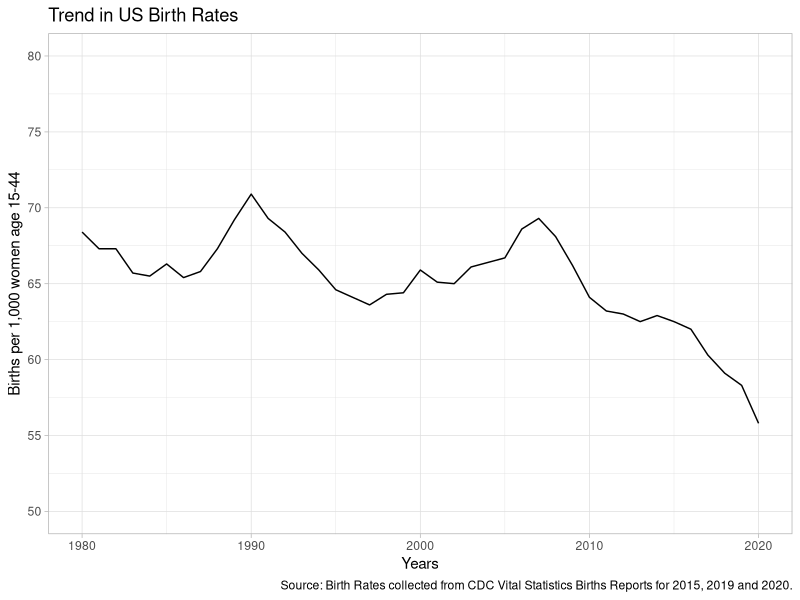
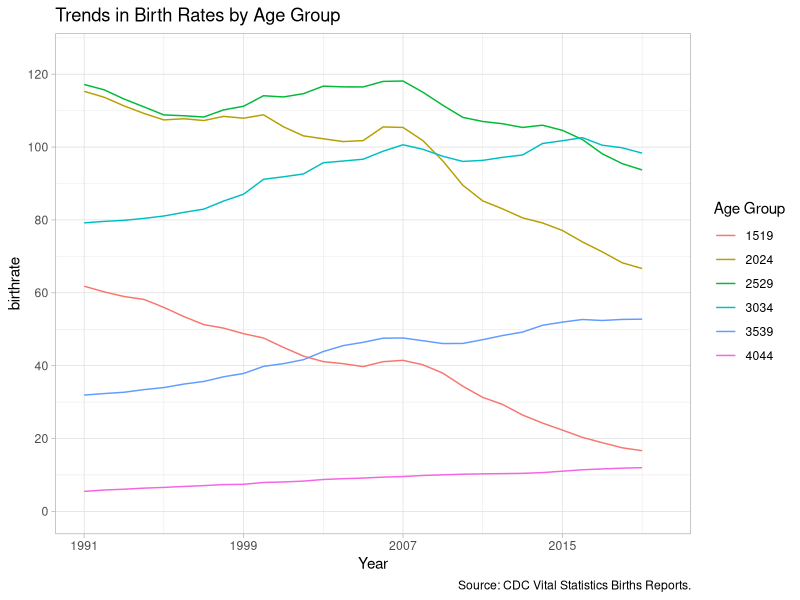
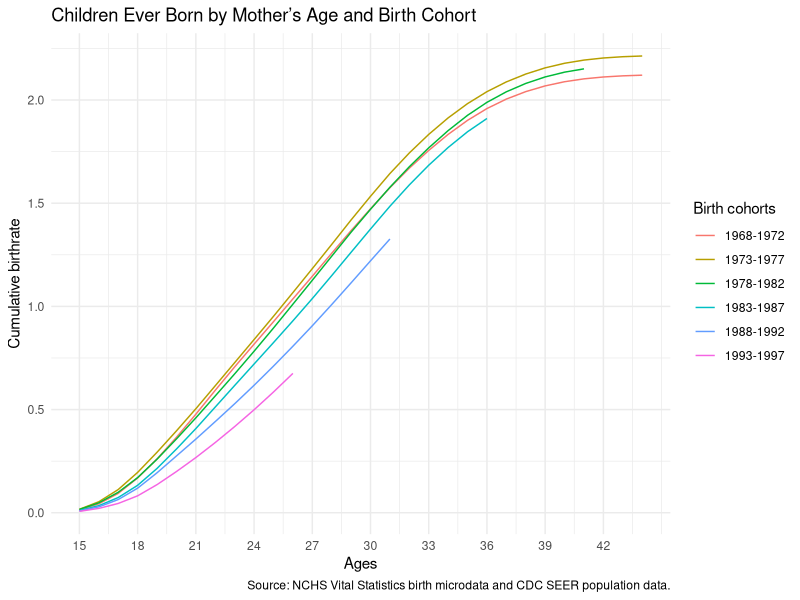

Recreate these plots in R, in order.
## ---- chunk 1
#Load libraries
library(tidyverse)
library(palmerpenguins)
library(knitr)
library(ggplot2)
library(haven)
library(dplyr)
options(dplyr.summarise.inform = FALSE)
## ---- chunk 2
#| echo: false
#| warning: false
#| message: false
#| label: fig-1
#| fig-cap: Trends in U.S. Birth rates of 1000 women between age 15 to 44 from 1980 to 2020

fig1_data <- read.csv(here::here("inputs/data/fig_1.csv"))
fig1_data %>%
  ggplot(aes(x = year,
             y = brate_all)) +
  geom_line() +
  scale_y_continuous(limits = c(50, 80), breaks = seq(50, 80, by = 5)) +
  labs(
    title = "Trend in US Birth Rates",
    x = "Years",
    y = "Births per 1,000 women age 15-44",
    caption = "Source: Birth Rates collected from CDC Vital Statistics Births Reports for 2015, 2019 and 2020."
  )  +
  theme_light()
## ---- chunk 3
#| echo: false
#| warning: false
#| message: false
#| label: fig-2
#| fig-cap: Race and Ethnicity (ages 15-19 from 2000 to 2020)



## ---- chunk 4
#| echo: false
#| warning: false
#| message: false
#| label: fig-3
#| figh-cap: Race and Ethnicity (ages 20-24 from 2000 to 2020)





## ---- chunk 5
#| echo: false
#| warning: false
#| message: false
#| label: fig-5
#| fig-cap: Relationship between Changes in Birth Rates 2004-2008 to 2014-2019

# Reading in the data.
birth = read_csv(here::here("inputs/data/fig_1.csv"))

birth1 = read_dta(here::here("inputs/data/nchs/nchs_births_pop_1990_2019.dta"))



birth1 <- birth1 %>%
  group_by(year) %>%
  select(-c(stname)) %>% 
  summarise(across(everything(),sum))

birth1 <- birth1 %>% 
  mutate(birthrate1519 = numbirth1519/pop1519*1000) %>% 
  mutate(birthrate2024 = numbirth2024/pop2024*1000) %>% 
  mutate(birthrate2529 = numbirth2529/(pop25+pop26+pop27+pop28+pop29)*1000) %>% 
  mutate(birthrate3034 = numbirth3034/(pop30+pop31+pop32+pop33+pop34)*1000) %>% 
  mutate(birthrate3539 = numbirth3539/(pop35+pop36+pop37+pop38+pop39)*1000) %>% 
  mutate(birthrate4044 = numbirth4044/(pop40+pop41+pop42+pop43+pop44)*1000)

birth1 <- birth1 %>% 
  select(year, birthrate1519, birthrate2024, birthrate2529, birthrate3034, birthrate3539, birthrate4044) %>%
  pivot_longer(-c(year),
               names_to = "agegroup",
               values_to = "birthrate"
  )

birth1<-birth1 %>% 
  mutate(agegroup = as.character(str_replace(agegroup, "birthrate", "")))

birth1 %>% 
ggplot(mapping = aes(x = year, y = birthrate, color = agegroup)) + 
  geom_line()  +
  labs(
    title = "Trends in Birth Rates by Age Group",
    x = "Year",
    y = "birthrate",
    caption = "Source: CDC Vital Statistics Births Reports.",
    color = "Age Group"
  ) +
  scale_x_continuous(limits=c(1991, 2020), breaks=seq(1991, 2020, by = 8)) +
  scale_y_continuous(limits = c(0,125), breaks = seq(0,125, by=20)) +
  theme_light()
## ---- chunk 6
#| echo: false
#| warning: false
#| message: false
#| label: fig-6
#| fig-cap: Children Ever Born by Mother's Age and Brith Cohort

nch_cohot_data <- read_dta(here::here("inputs/data/nchs/nchs_cohort_analysis.dta"))
agecomp_data <- read_dta(here::here("inputs/data/pop/agecomp-seer.dta"))

pop_by_cohort<- agecomp_data %>%
  select(1:32) %>%
  group_by(year) %>%
  select(-c(stname)) %>%
  summarise(across(everything(),sum)) %>%
  pivot_longer(-c(year), names_to = "mage", values_to = "pop") %>%
  mutate(mage = as.numeric(str_replace(mage, "fem", ""))) %>%
  mutate(birthyear = year - mage) %>%
  mutate(cohort2 = case_when(birthyear >= 1968 & birthyear <=1972 ~ 1,
                            birthyear >= 1973 & birthyear <=1977 ~ 2,
                            birthyear >= 1978 & birthyear <=1982 ~ 3,
                            birthyear >= 1983 & birthyear <=1987 ~ 4,
                            birthyear >= 1988 & birthyear <=1992 ~ 5,
                            birthyear >= 1993 & birthyear <=1997 ~ 6)) %>% 
  group_by(cohort2,mage) %>%
  summarise(pop = sum(pop))


fig5_data <- right_join(nch_cohot_data, pop_by_cohort, by=c("mage", "cohort2"))
fig5_data <- fig5_data %>%
  mutate(birthrate=numbirth/pop*1000,
         age_2024_year = case_when(cohort2 == 1 ~ 1992,
                                   cohort2 == 2 ~ 1997,
                                   cohort2 == 3 ~ 2002,
                                   cohort2 == 4 ~ 2007,
                                   cohort2 == 5 ~ 2012,
                                   cohort2 == 6 ~ 2017))

fig5_data <- fig5_data %>% 
  group_by(age_2024_year) %>% 
  mutate(cum_birthrate = cumsum(birthrate)/1000, 
         cohort = case_when(cohort2 == 1 ~ "1968-1972",
                                  cohort2 == 2 ~ "1973-1977",
                                  cohort2 == 3 ~ "1978-1982",
                                  cohort2 == 4 ~ "1983-1987",
                                  cohort2 == 5 ~ "1988-1992",
                                  cohort2 == 6 ~ "1993-1997"))

fig5_data <-  na.omit(fig5_data)
fig5_data %>%
  ggplot(aes(x = mage,
             y = cum_birthrate,
             color = cohort)) +
  geom_line()  +
  labs(
    title = "Children Ever Born by Mother’s Age and Birth Cohort",
    x = "Ages",
    y = "Cumulative birthrate",
    caption = "Source: NCHS Vital Statistics birth microdata and CDC SEER population data.",
    color = "Birth cohorts"
  ) +
  scale_x_continuous(limits=c(15, 44), breaks=seq(15, 44, by = 3)) +
  theme_minimal()+
  theme(legend.position = "right")

